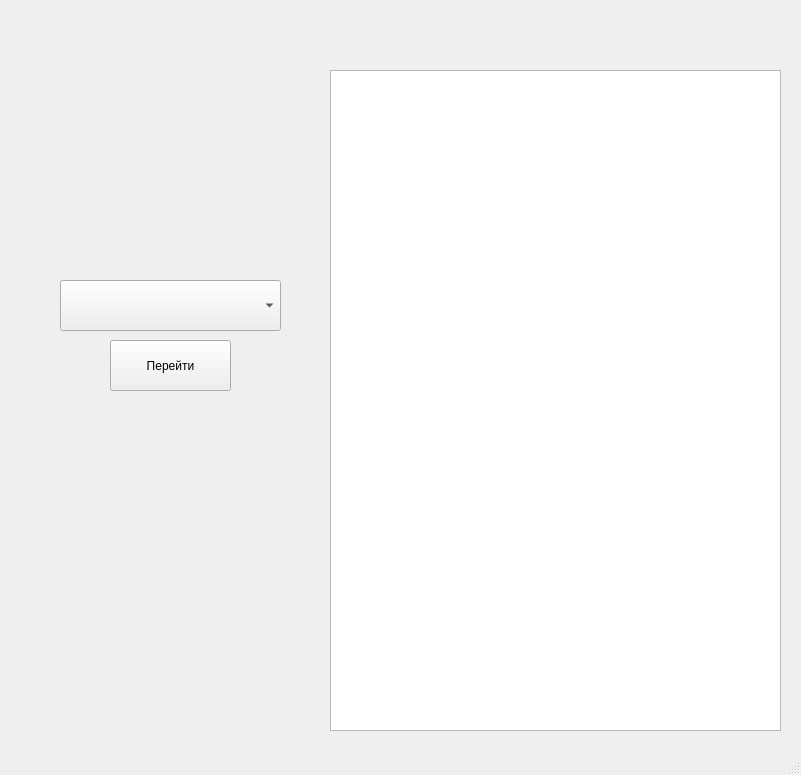
<?xml version="1.0" encoding="UTF-8"?>
<ui version="4.0">
 <class>MainWindow</class>
 <widget class="QMainWindow" name="MainWindow">
  <property name="geometry">
   <rect>
    <x>0</x>
    <y>0</y>
    <width>801</width>
    <height>775</height>
   </rect>
  </property>
  <property name="windowTitle">
   <string>MainWindow</string>
  </property>
  <widget class="QWidget" name="centralwidget">
   <widget class="QTextEdit" name="textEdit">
    <property name="geometry">
     <rect>
      <x>330</x>
      <y>70</y>
      <width>451</width>
      <height>661</height>
     </rect>
    </property>
   </widget>
   <widget class="QComboBox" name="comboBox">
    <property name="geometry">
     <rect>
      <x>60</x>
      <y>280</y>
      <width>221</width>
      <height>51</height>
     </rect>
    </property>
   </widget>
   <widget class="QPushButton" name="pushButton">
    <property name="geometry">
     <rect>
      <x>110</x>
      <y>340</y>
      <width>121</width>
      <height>51</height>
     </rect>
    </property>
    <property name="text">
     <string>Перейти</string>
    </property>
   </widget>
  </widget>
  <widget class="QMenuBar" name="menubar">
   <property name="geometry">
    <rect>
     <x>0</x>
     <y>0</y>
     <width>801</width>
     <height>21</height>
    </rect>
   </property>
  </widget>
  <widget class="QStatusBar" name="statusbar"/>
 </widget>
 <resources/>
 <connections/>
</ui>
